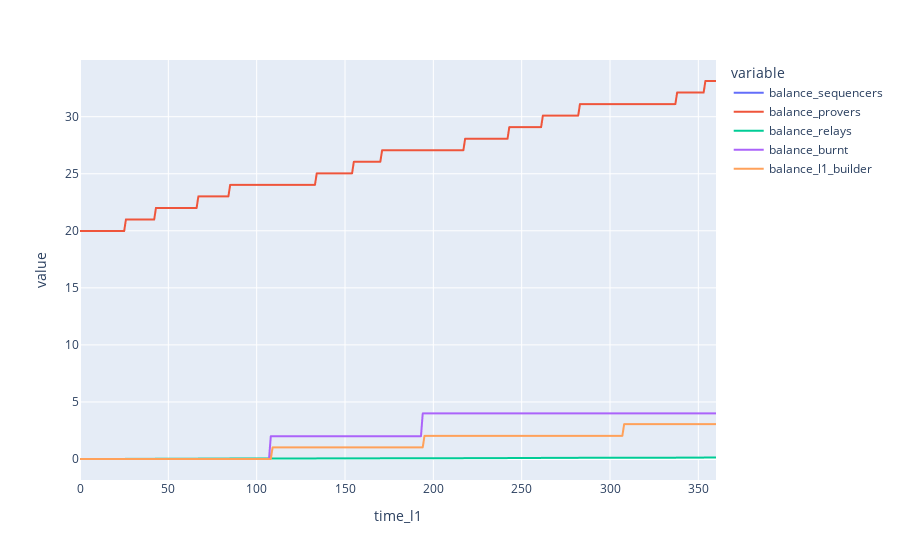

Notebook code for this chart:
### Code cell
sim_df['balance_sequencers'] = sim_df.agents.map(lambda x: sum(el.balance for el in x.values() if el.is_sequencer == True))
sim_df['balance_provers'] = sim_df.agents.map(lambda x: sum(el.balance for el in x.values() if el.is_prover == True))
sim_df['balance_relays'] = sim_df.agents.map(lambda x: sum(el.balance for el in x.values() if el.is_relay == True))
sim_df['balance_burnt'] = sim_df.agents.map(lambda x: sum(el.balance for el in x.values() if el.uuid == 'burnt'))
sim_df['balance_l1_builder'] = sim_df.agents.map(lambda x: sum(el.balance for el in x.values() if el.uuid == 'l1-builder'))


px.line(sim_df,
        x='time_l1',
        y=['balance_sequencers', 
           'balance_provers',
           'balance_relays',
           'balance_burnt',
           'balance_l1_builder'])

### Figure 1 — Plotly figure (JSON) as saved in the notebook; plotly's stock layout.template omitted (floating-point values rounded to 4 significant figures; data arrays with more than 128 entries replaced by an {"elided": "..."} marker saying what was removed)
{"data": [{"hovertemplate": "variable=balance_sequencers<br>time_l1=%{x}<br>value=%{y}<extra></extra>", "legendgroup": "balance_sequencers", "line": {"color": "#636efa", "dash": "solid"}, "marker": {"symbol": "circle"}, "mode": "lines", "name": "balance_sequencers", "showlegend": true, "type": "scattergl", "x": {"elided": "361 int values"}, "xaxis": "x", "y": {"elided": "361 float values"}, "yaxis": "y"}, {"hovertemplate": "variable=balance_provers<br>time_l1=%{x}<br>value=%{y}<extra></extra>", "legendgroup": "balance_provers", "line": {"color": "#EF553B", "dash": "solid"}, "marker": {"symbol": "circle"}, "mode": "lines", "name": "balance_provers", "showlegend": true, "type": "scattergl", "x": {"elided": "361 int values"}, "xaxis": "x", "y": {"elided": "361 float values"}, "yaxis": "y"}, {"hovertemplate": "variable=balance_relays<br>time_l1=%{x}<br>value=%{y}<extra></extra>", "legendgroup": "balance_relays", "line": {"color": "#00cc96", "dash": "solid"}, "marker": {"symbol": "circle"}, "mode": "lines", "name": "balance_relays", "showlegend": true, "type": "scattergl", "x": {"elided": "361 int values"}, "xaxis": "x", "y": {"elided": "361 float values"}, "yaxis": "y"}, {"hovertemplate": "variable=balance_burnt<br>time_l1=%{x}<br>value=%{y}<extra></extra>", "legendgroup": "balance_burnt", "line": {"color": "#ab63fa", "dash": "solid"}, "marker": {"symbol": "circle"}, "mode": "lines", "name": "balance_burnt", "showlegend": true, "type": "scattergl", "x": {"elided": "361 int values"}, "xaxis": "x", "y": {"elided": "361 int values"}, "yaxis": "y"}, {"hovertemplate": "variable=balance_l1_builder<br>time_l1=%{x}<br>value=%{y}<extra></extra>", "legendgroup": "balance_l1_builder", "line": {"color": "#FFA15A", "dash": "solid"}, "marker": {"symbol": "circle"}, "mode": "lines", "name": "balance_l1_builder", "showlegend": true, "type": "scattergl", "x": {"elided": "361 int values"}, "xaxis": "x", "y": {"elided": "361 float values"}, "yaxis": "y"}], "layout": {"legend": {"title": {"text": "variable"}, "tracegroupgap": 0}, "margin": {"t": 60}, "xaxis": {"anchor": "y", "domain": [0, 1], "title": {"text": "time_l1"}}, "yaxis": {"anchor": "x", "domain": [0, 1], "title": {"text": "value"}}}}
